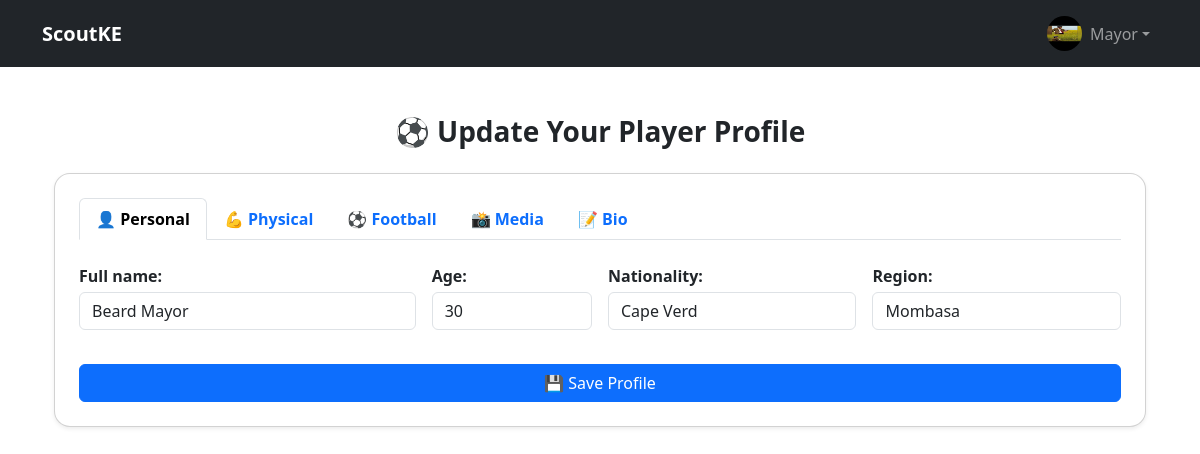
/players/profile/update/ (signed in), run on the app's committed database.
### accounts/models.py (models this page shows, shortened)
class User(AbstractUser):
    ROLE_CHOICES = (
        ('player', 'Player'),
        ('scout', 'Scout'),
        ('club', 'Club'),
        ("fan", "Fan"),
    )
    role = models.CharField(max_length=20, choices=ROLE_CHOICES)
    bio = models.TextField(blank=True, null=True)
    profile_picture = models.ImageField(upload_to='profiles/', blank=True, null=True)
    followers = models.ManyToManyField(
        'self',
        symmetrical=False,
        related_name='following',
        blank=True
    )
    saved_players = models.ManyToManyField(
        'self',
        symmetrical=False,
        related_name='saved_by',
        blank=True
    )

### players/models.py (models this page shows, shortened)
class PlayerProfile(models.Model):
    user = models.OneToOneField(
        settings.AUTH_USER_MODEL,
        on_delete=models.CASCADE,
        related_name="player_profile"
    )
    REGION_CHOICES = [
        ("Nairobi", "Nairobi"),
        ("Mombasa", "Mombasa"),
        ("Kisumu", "Kisumu"),
    ]
    POSITION_CHOICES = [
        ("Forward", "Forward"),
        ("Midfielder", "Midfielder"),
        ("Defender", "Defender"),
        ("Goalkeeper", "Goalkeeper"),
    ]
    full_name = models.CharField(max_length=150, blank=True, null=True)
    age = models.PositiveIntegerField(blank=True, null=True)
    nationality = models.CharField(max_length=100, blank=True, null=True)
    region = models.CharField(
        max_length=100,
        blank=True,
        null=True,
        choices=REGION_CHOICES,
        help_text="Region/Province"
    )
    height_cm = models.PositiveIntegerField(blank=True, null=True, help_text="Height in cm")
    weight_kg = models.PositiveIntegerField(blank=True, null=True, help_text="Weight in kg")
    preferred_foot = models.CharField(
        max_length=10,
        choices=[("right", "Right"), ("left", "Left"), ("both", "Both")],
        default="right"
    )
    position = models.CharField(
        max_length=50,
        choices=POSITION_CHOICES,
        help_text="E.g., Striker, Midfielder, Defender, Goalkeeper"
    )
    current_club = models.CharField(max_length=100, blank=True, null=True)
    jersey_number = models.CharField(max_length=10, blank=True, null=True)
    matches_played = models.PositiveIntegerField(default=0)
    goals = models.PositiveIntegerField(default=0)
    assists = models.PositiveIntegerField(default=0)
    yellow_cards = models.PositiveIntegerField(default=0)
    red_cards = models.PositiveIntegerField(default=0)
    profile_picture = models.ImageField(upload_to="players/profile_pics/", blank=True, null=True)
    highlight_video = models.URLField(blank=True, null=True, help_text="YouTube/Vimeo link to highlights")
    bio = models.TextField(blank=True, null=True)
    updated_at = models.DateTimeField(auto_now=True)

### players/views.py (the view)
# urls.py: path("profile/update/", views.update_profile, name="update_profile"),
@login_required
def update_profile(request):
    profile, created = PlayerProfile.objects.get_or_create(user=request.user)
    if request.method == "POST":
        form = PlayerProfileForm(request.POST, request.FILES, instance=profile)
        if form.is_valid():
            saved_profile = form.save(commit=False)
            saved_profile.user = request.user
            saved_profile.save()
            messages.success(request, "✅ Profile saved successfully.")
            print("✅ Profile updated successfully for:", request.user.username)
            print("Cleaned Data:", form.cleaned_data)
            return redirect("view_profile", user_id=request.user.id)
        else:
            print("❌ Profile update failed for:", request.user.username)
            print("Form errors (JSON):", form.errors.as_json())
            print("Form data received:", request.POST.dict())
            print("Files received:", request.FILES)
            messages.error(request, "❌ Please correct the errors below.")
    else:
        form = PlayerProfileForm(instance=profile)
    return render(request, "players/update_profile.html", {"form": form})

### players/templates/players/update_profile.html (shortened to what this page needs)
{% extends "base.html" %}
{% load static %}
{% load widget_tweaks %}
{% block content %}
<div class="container mt-5">
    <h3 class="fw-bold mb-4 text-center">⚽ Update Your Player Profile</h3>
    <form method="post" enctype="multipart/form-data" class="card shadow-sm rounded-4 p-4">
        <ul class="nav nav-tabs mb-4" id="profileTab" role="tablist">
            <li class="nav-item">
                <button class="nav-link active" id="personal-tab" data-bs-toggle="tab" data-bs-target="#personal" type="button">
                    👤 Personal
                </button>
            </li>
            <li class="nav-item">
                <button class="nav-link" id="physical-tab" data-bs-toggle="tab" data-bs-target="#physical" type="button">
                    💪 Physical
                </button>
            </li>
            <li class="nav-item">
                <button class="nav-link" id="football-tab" data-bs-toggle="tab" data-bs-target="#football" type="button">
                    ⚽ Football
                </button>
            </li>
            <li class="nav-item">
                <button class="nav-link" id="media-tab" data-bs-toggle="tab" data-bs-target="#media" type="button">
                    📸 Media
                </button>
            </li>
            <li class="nav-item">
                <button class="nav-link" id="bio-tab" data-bs-toggle="tab" data-bs-target="#bio" type="button">
                    📝 Bio
                </button>
            </li>
        </ul>
        <div class="tab-content" id="profileTabContent">
            <div class="tab-pane fade show active" id="personal">
                <div class="row g-3">
                    <div class="col-md-4">
                        {{ form.full_name.label_tag }}
                        {{ form.full_name|add_class:"form-control" }}
                    </div>
                    <div class="col-md-2">
                        {{ form.age.label_tag }}
                        {{ form.age|add_class:"form-control" }}
                    </div>
                    <div class="col-md-3">
                        {{ form.nationality.label_tag }}
                        {{ form.nationality|add_class:"form-control" }}
                    </div>
                    <div class="col-md-3">
                        {{ form.region.label_tag }}
                        {{ form.region|add_class:"form-control" }}
                    </div>
                </div>
            </div>
        </div>
        <button type="submit" class="btn btn-primary w-100 mt-4">💾 Save Profile</button>
    </form>
</div>
{% endblock %}

### templates/base.html (shortened to what this page needs)
<!DOCTYPE html>
<html lang="en">
<head>
  <link href="https://cdn.jsdelivr.net/npm/bootstrap@5.3.3/dist/css/bootstrap.min.css" rel="stylesheet">
  {% load static %}
</head>
<body>
<nav class="navbar navbar-expand-lg navbar-dark bg-dark">
  <div class="container">
    <a class="navbar-brand fw-bold" href="/">ScoutKE</a>
    <div class="collapse navbar-collapse" id="navbarNav">
      <ul class="navbar-nav ms-auto align-items-center">
        <li class="nav-item dropdown">
          <a class="nav-link dropdown-toggle d-flex align-items-center" href="#" id="navbarProfile" role="button" data-bs-toggle="dropdown" aria-expanded="false">
            {% if user.is_authenticated and user.profile_picture %}
              <img src="{{ user.profile_picture.url }}"
                   alt="Profile Picture"
                   class="rounded-circle me-2" width="35" height="35">
            {% else %}
              <img src="{% static 'img/default-avatar.png' %}"
                   alt="Default Avatar"
                   class="rounded-circle me-2" width="35" height="35">
            {% endif %}
            {% if user.is_authenticated %}
              {{ user.username }}
            {% else %}
              Guest
            {% endif %}
          </a>
        </li>
      </ul>
    </div>
  </div>
</nav>
  <main class="container my-5">
    {% block content %}{% endblock %}
  </main>
</body>
</html>

### players/templates/players/update_profile.html (style rules this page uses)
form label { font-weight: 600; margin-bottom: 4px; }
form input, form select, form textarea { border-radius: 8px; margin-bottom: 10px; padding: 8px; }
.nav-tabs .nav-link { font-weight: 600; }
.card { background-color: #fff; }

### data on the page
User: profile_picture (picture), username "Mayor"
PlayerProfile: full_name "Beard Mayor", age "30", nationality "Cape Verd", region "Mombasa"
